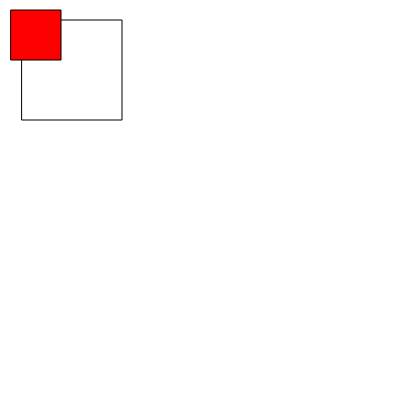
Frame 1 (no input)
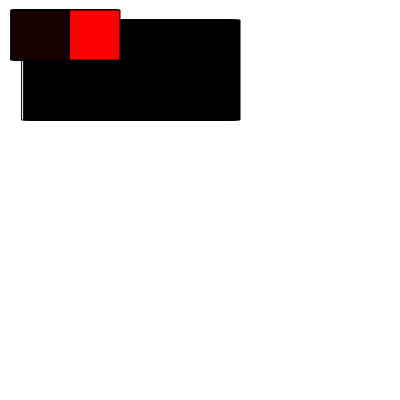
Frame 60 (no input)
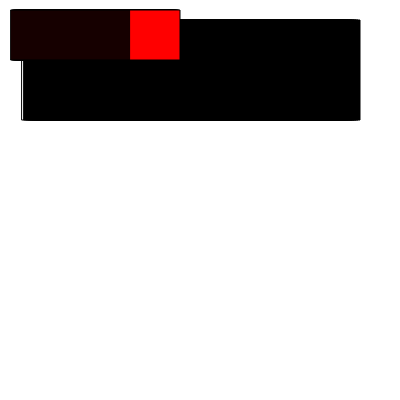
Frame 120 (the mouse pressed at the canvas centre since frame 60)

The p5.js sketch that drew these frames (run headless with seeded random() and noise() and a simulated clock; from frame 60 on, the mouse is pressed at the canvas centre):

// p5.js sketch
// ── sketch.js

function Robot (robotName, voltage, origin, colour, size, x, y, vx) {
  this.name = robotName;
  this.volt = voltage;
  this.country = origin
  this.stateFacts = function(){console.log("My name is " + this.name + "! My power level is: " + this.volt + "! My home is " + this.country + "!")}
  this.colour = colour
  this.size = size
  this.x = x
  this.y = y
  this.vx = vx
}


Robot.prototype.render = function() {
  rect(this.x, this.y, this.size,this.size)
  fill(this.colour)
}

Robot.prototype.move = function(){
  this.x = this.x + this.vx;
}



var myRobot, myRobot2;


function setup() {
  createCanvas(400, 400)
  myRobot = new Robot("Robot Jones", 900, 'Oakland', 'red', 100, 20, 20, 2);
  console.log(myRobot)
  myRobot.stateFacts()
  myRobot2 = new Robot("Mike Jones", 9000, 'Houston', 'black', 50, 10, 10, 1);
}

function draw() {
  myRobot.move()
  myRobot2.move()
  myRobot.render()
  myRobot2.render()
 
}
// ── powerRangers.js
function Ranger(name, x, y, powerColor, xv) {
  this.name = name
  this.x = x
  this.y = y
  this.powerColor = powerColor
  this.xv = xv
}

Ranger.prototype.render = function() {
  rect(this.x, this.y, this.size,this.size)
  fill(this.colour)
}

Ranger.prototype.move = function(){
  this.x = this.x + this.vx;
}

//name x, y. color, xv
var jason, billy, zach, trini, kim

function setup() {
  createCanvas(400, 400)
  jason = new Ranger('jason', 10, 10, 'red', 1)
  billy = new Ranger('jason', 10, 10, 'blue', 1)
  zach = new Ranger('jason', 10, 10, 'black', 1)
  trini = new Ranger('jason', 10, 10, 'yellow', 1)
  kim = new Ranger('jason', 10, 10, 'pink', 1)
}

function draw() {
  background(255)
  jason.move()
  jason.render()
  billy.move()
  billy.render()
 
}
